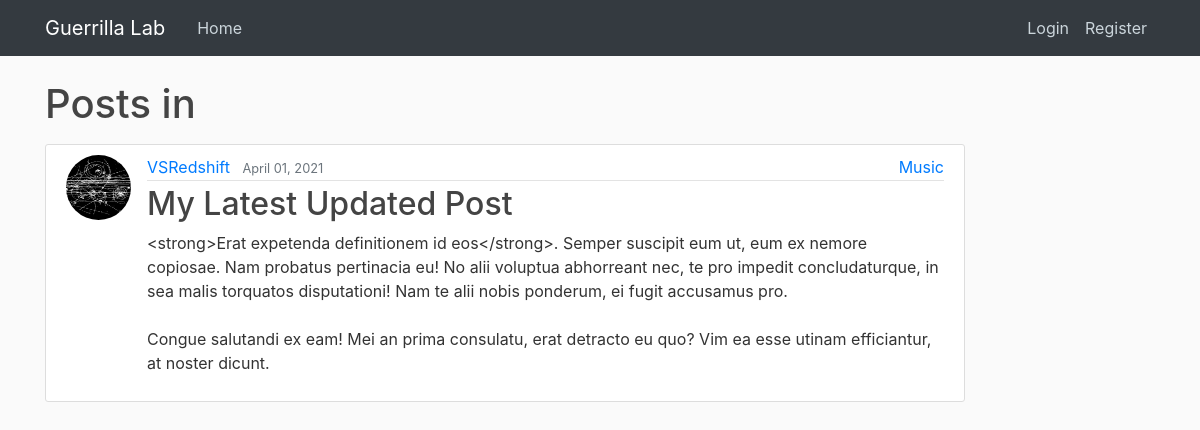
The app's page /category/Music/, older data.
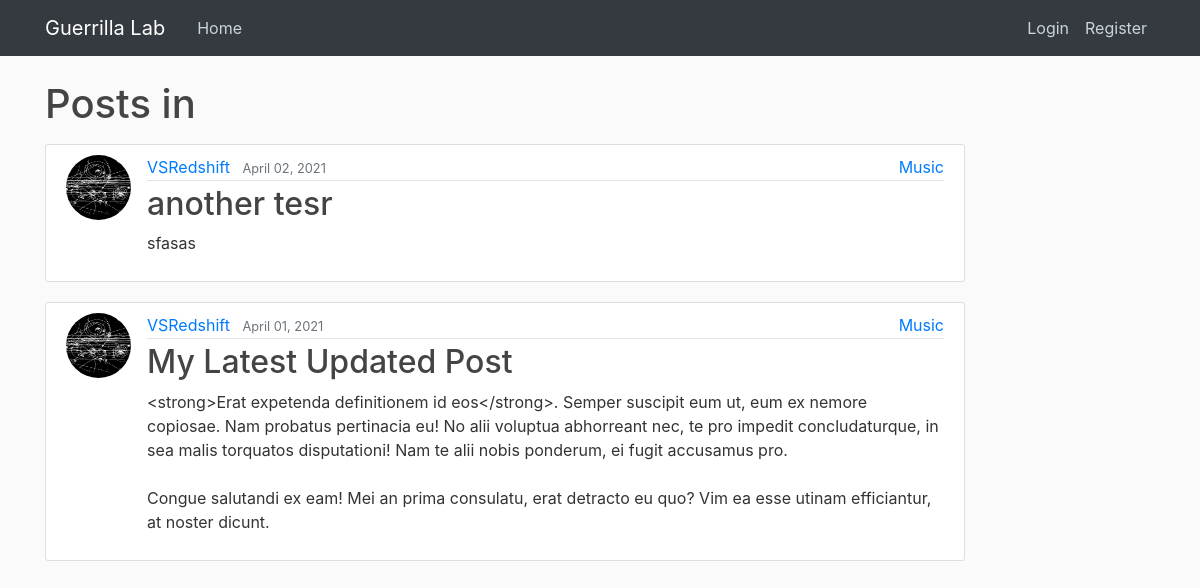
The same page, newer data.
### blog/models.py (models this page shows, shortened)
class Post(models.Model):
    title = models.CharField(max_length=100)
    content = models.TextField()
    subheading = models.TextField(max_length=255, blank=True, default=None)
    date_posted = models.DateTimeField(default=timezone.now)
    author = models.ForeignKey(User, on_delete=models.CASCADE)
    category = models.CharField(max_length=30, default=None)
    tags = TaggableManager(blank=True)

### users/models.py (models this page shows, shortened)
class Profile(models.Model):
    user = models.OneToOneField(User, on_delete=models.CASCADE)
    bio = models.TextField(max_length=1000)
    image = models.ImageField(default='default.jpg', upload_to='profile_pics')

### blog/views.py (the view)
# urls.py: path('category/<str:category>/', CategoryView, name='category'),
def CategoryView(request, category):
    category_posts = Post.objects.filter(category=category.casefold().capitalize()).order_by('-date_posted')
    paginator = Paginator(category_posts, 5)
    page_number = request.GET.get('page')
    page_obj = paginator.get_page(page_number)
    return render(request, 'blog/post_category.html', {'page_obj':page_obj})

### blog/templates/blog/post_category.html (shortened to what this page needs)
{% extends "blog/base.html" %}
{% block content %}
    {% if page_obj %}
        <h1 class="mb-3">Posts in {{ category.capitalize }} </h1>
        {% for post in page_obj %}
            <article class="media content-section">
            <img
                class="rounded-circle article-img"
                src="{{ post.author.profile.image.url }}"
                alt=""
            />
            <div class="media-body article-top">
                <div class="article-metadata">
                    <a class="mr-2" href="{% url 'user-posts' post.author.username %}">
                    {{ post.author }}
                    </a>
                    <small class="text-muted">{{ post.date_posted|date:"F d, Y" }}</small>
                    <a href="#" class="article-category">{{ post.category }}</a>
                </div>
                <h2>
                    <a class="article-title" href="{% url 'post-detail' post.id %}">
                    {{ post.title }}
                    </a>
                </h2>
                <p class="article-content">{{ post.content }}</p>
            </div>
        </article>
        {% endfor %}
    {% else %}
        <h2>No posts with this category name... </h2>
    {% endif %}
{% endblock content %}

Row changes from the older to the newer data that the page shows:
added Post: author.profile.image (picture), author "VSRedshift", date_posted "April 02, 2021", category "Music", title "another tesr", content "sfasas"
